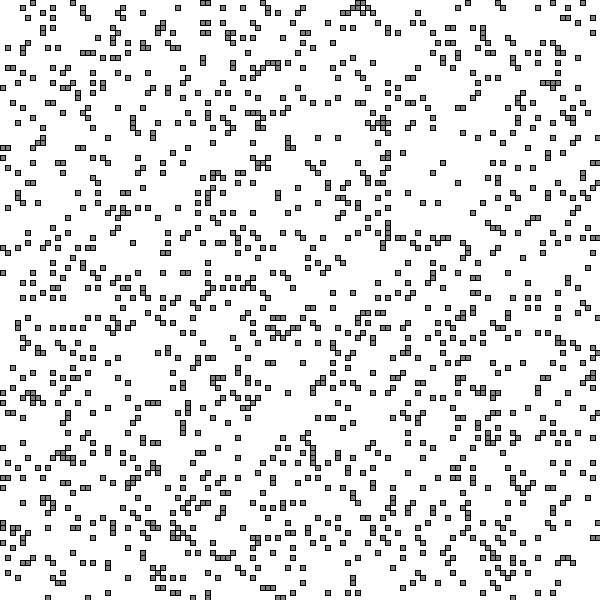
Frame 1 (no input)
Frame 60 (the mouse pressed at the canvas centre just before this capture): identical to frame 1, image omitted
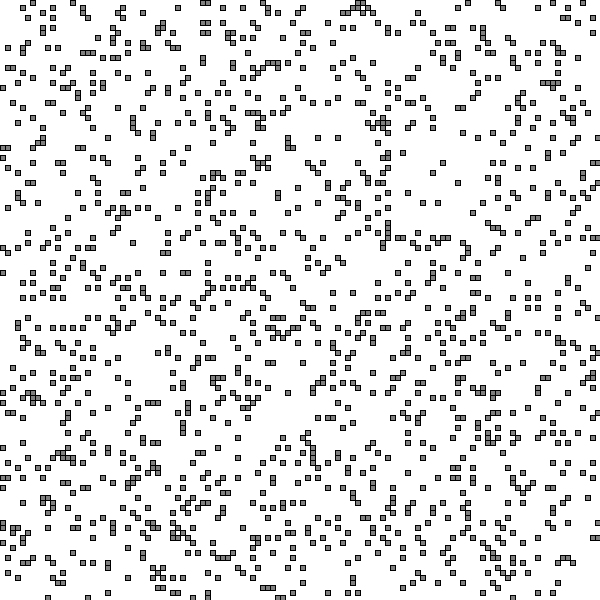
Frame 120 (the mouse held since frame 60 and released just before this capture)

The Processing sketch that drew these frames (run headless with seeded random() and noise(); from frame 60 on, the mouse is pressed at the canvas centre):

// Processing sketch: processing_163938
// ── processing_163938.pde

LifeBoard lifeBoard;

void setup()
{
  size(600, 600);
  
  lifeBoard = new LifeBoard();
  lifeBoard.setup();
  lifeBoard.randomise();
  lifeBoard.paused = true;
  
}

void draw()
{
  background(255, 255, 255);
  
  if (mousePressed)
  {
    PVector cell = lifeBoard.screenToCell(mouseX, mouseY);
    lifeBoard.on((int) cell.x, (int) cell.y);
  }
  
  lifeBoard.update();
  lifeBoard.draw(); 
}


void keyPressed()
{
  
  PVector cell = lifeBoard.screenToCell(mouseX, mouseY);
    
  if (keyCode == ' ')
  {
    lifeBoard.paused = ! lifeBoard.paused;
  }
  
  if (keyCode == '1')
  {
    lifeBoard.makeGosperGun((int) cell.x, (int) cell.y);
  }
  
  if (keyCode == '2')
  {
    lifeBoard.makeLightWeightSpaceShip((int) cell.x, (int) cell.y);
  }
  
  if (keyCode == '3')
  {
    lifeBoard.makeTumbler((int) cell.x, (int) cell.y);
  }
  
  if (keyCode == '4')
  {
    lifeBoard.makeGlider((int) cell.x, (int) cell.y);
  }
  
  if (keyCode == 'R')
  {
      
      lifeBoard.randomise();
  }
  
  if (keyCode == 'C')
  {
      
      lifeBoard.clear();
  }
}
  

  

class LifeBoard
{
  boolean[][] current;
  boolean[][] next;
  int cellWidth = 5;
  int cellHeight = 5;
  int boardWidth;
  int boardHeight;
  float fps = 50;
  boolean paused = true;
  float elapsed = 0;
  
  float timeDelta = 1.0f / 60.0f;
  
  LifeBoard()
  {
  }
  
  void on(int x, int y)
  {
      if ((x >= 0) && (x < boardWidth) && (y >= 0) && (y < boardHeight))
      {
          current[y][x] = true;
      }
  }

  PVector screenToCell(int screenX, int screenY)
  {
      PVector ret = new PVector();
      ret.x = screenX / cellWidth;
      ret.y = screenY / cellHeight;
      return ret;
  }
  
  void toggle(int x, int y)
  {
    if ((x >= 0) && (x < boardWidth) && (y >= 0) && (y < boardHeight))
      {
          current[y][x] = ! current[y][x];
      }
  }

  void off(int x, int y)
  {      
      if ((x >= 0) && (x < boardWidth) && (y >= 0) && (y < boardHeight))
      {
          current[y][x] = false;
      }
  }
  
  void randomise()
  {
      int live = (boardHeight * boardWidth) / 10; // 20% coverage
      while (live > 0)
      {
          int x = (int) random(boardWidth);
          int y = (int) random(boardHeight);
          if (!current[y][x])
          {
              current[y][x] = true;
              live--;
          }
      }          
  }
        
  int countLiveCellsSurrounding(int x, int y)
    {
        int count = 0;
        
        // Check to the left
        if ((x > 0) && (current[y][x - 1]))
        {
            count++;
        }
        // Check above left
        if ((x > 0) && (y > 0) && (current[y - 1][x - 1]))
        {
            count++;
        }
        // Check above
        if ((y > 0) && (current[y - 1][x]))
        {
            count++;
        }
        // Check above right
        if ((y > 0) && (x < (boardWidth - 1)) && (current[y - 1][x + 1]))
        {
            count++;
        }
        // Check right
        if ((x < (boardWidth - 1)) && (current[y][x + 1]))
        {
            count++;
        }

        // Check bottom right
        if ((y < (boardHeight - 1) ) && (x < (boardWidth - 1)) && (current[y + 1][x + 1]))
        {
            count++;
        }

        // Check bottom 
        if ((y < (boardHeight - 1)) && (current[y + 1][x]))
        {
            count++;
        }

        // Check bottom left 
        if ((x >0) && (y < (boardHeight - 1)) && (current[y + 1][x - 1]))
        {
            count++;
        }

        return count;
    }

    void clear()
    {
        clearBoard(current);
    }

    void clearBoard(boolean[][] board)
    {
        for (int x = 0; x < boardWidth; x++)
        {
            for (int y = 0; y < boardHeight; y++)
            {
                board[y][x] = false;
            }
        }
    }
        
    void setup()
    {           
      boardWidth = width / cellWidth;
      boardHeight = height / cellHeight;
      
      current = new boolean[boardHeight][boardWidth];
      next = new boolean[boardHeight][boardWidth];
      //randomBoard();            
    }
    
    void makeGosperGun(int x, int y)
    {
        on(x + 23, y);
        on(x + 24, y);
        on(x + 34, y);
        on(x + 35, y);

        on(x + 22, y + 1);
        on(x + 24, y + 1);
        on(x + 34, y + 1);
        on(x + 35, y + 1);

        on(x + 0, y + 2);
        on(x + 1, y + 2);
        on(x + 9, y + 2);
        on(x + 10, y + 2);
        on(x + 22, y + 2);
        on(x + 23, y + 2);

        on(x + 0, y + 3);
        on(x + 1, y + 3);
        on(x + 8, y + 3);
        on(x + 10, y + 3);

        on(x + 8, y + 4);
        on(x + 9, y + 4);
        on(x + 16, y + 4);
        on(x + 17, y + 4);

        on(x + 16, y + 5);
        on(x + 18, y + 5);

        on(x + 16, y + 6);

        on(x + 35, y + 7);
        on(x + 36, y + 7);

        on(x + 35, y + 8);
        on(x + 37, y + 8);

        on(x + 35, y + 9);

        on(x + 24, y + 12);
        on(x + 25, y + 12);
        on(x + 26, y + 12);

        on(x + 24, y + 13);

        on(x + 25, y + 14);
    }

    void makeLightWeightSpaceShip(int x, int y)
    {
        on(x + 1, y);
        on(x + 2, y);
        on(x + 3, y);
        on(x + 4, y);

        on(x, y + 1);
        on(x + 4, y + 1);

        on(x + 4, y + 2);

        on(x, y + 3);
        on(x + 3, y + 3);
    }


    void makeTumbler(int x, int y)
    {
        on(x + 1, y);
        on(x + 2, y);
        on(x + 4, y);
        on(x + 5, y);
        
        on(x + 1, y + 1);
        on(x + 2, y + 1);
        on(x + 4, y + 1);
        on(x + 5, y + 1);

        on(x + 2, y + 2);
        on(x + 4, y + 2);

        on(x, y + 3);
        on(x + 2, y + 3);
        on(x + 4, y + 3);            
        on(x + 6, y + 3);

        on(x, y + 4);
        on(x + 2, y + 4);
        on(x + 4, y + 4);
        on(x + 6, y + 4);

        on(x, y + 5);
        on(x + 1, y + 5);
        on(x + 5, y + 5);
        on(x + 6, y + 5);          
    }


    void makeGlider(int x, int y)
    {      
      on(x + 1, y);
      on(x + 2, y + 1);
      on(x, y + 2);
      on(x + 1, y + 2);
      on(x + 2, y + 2);
    }
    
    
    
    void update()
    {
        float needsToPass = 1.0f / fps;
        
        elapsed += timeDelta;
        if (!paused && (elapsed > needsToPass))
        {
            clearBoard(next);

            for (int x = 0; x < boardWidth; x++)
            {
                for (int y = 0; y < boardHeight; y++)
                {
                    int count = countLiveCellsSurrounding(x, y);
                    if (current[y][x])
                    {
                        // Any live cell with less than 2 live neighbours dies
                        if (count < 2)
                        {
                            next[y][x] = false;
                        }

                        // Any live cell with 2 or 3 live neighbours survives
                        if ((count == 2) || (count == 3))
                        {
                            next[y][x] = true;
                        }

                        // Any live cell > 3 live neighbours dies due to overcrowding
                        if (count > 3)
                        {
                            next[y][x] = false;
                        }
                    }
                    else
                    {
                        // Any dead cell with exactly 3 neighbours comes to life due to reproduction
                        if (count == 3)
                        {
                            next[y][x] = true;
                        }
                    }
                }
            }
            // Swap current and next
            boolean[][] temp;
            temp = current;
            current = next;
            next = temp;
            elapsed = 0.0f;
        }
    }
    
    void draw()
    {
        PVector pos = new PVector();
        for (int x = 0; x < boardWidth; x++)
        {
            for (int y = 0; y < boardHeight; y++)
            {
                pos.x = x * cellWidth;
                pos.y = y * cellHeight;                    
                if (current[y][x])
                {                    
                    if (paused)
                    {
                        fill(127, 127, 127);                            
                    }
                    else
                    {
                        fill(0,255,0);
                    }
                    rect(pos.x, pos.y, cellWidth, cellHeight);                    
                }                 
            }
        }
    }
}
